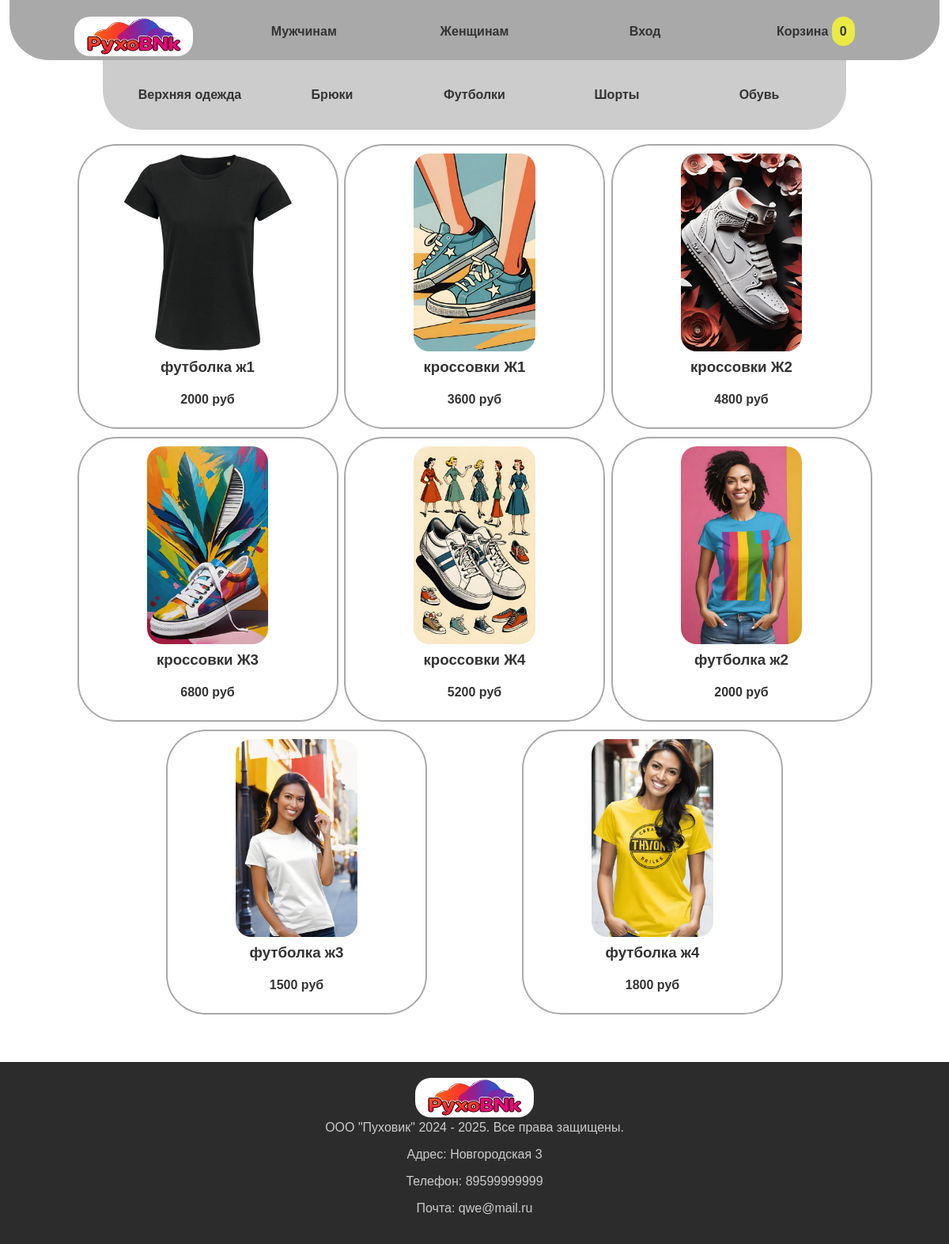
The page /forwoman/ on the database its author committed.
### app/models.py (models this page shows, shortened)
class Category(models.Model):
    name = models.CharField(max_length=50, verbose_name='Название')

class Tovar(models.Model):
    group = models.ForeignKey(to=Group ,blank=True, null=True, on_delete=models.SET_NULL)
    name = models.CharField(max_length=50, verbose_name='Название')
    price = models.IntegerField(verbose_name='Цена', default=0)
    colors = models.ForeignKey(to=Colors, blank=True, null=True, on_delete=models.SET_NULL)
    size = models.ManyToManyField(to=Size, verbose_name='Размер')
    image = models.FileField(verbose_name='Изображение', upload_to='img/', null=True, blank=True)
    discount = models.IntegerField(verbose_name='Скидка', null=True, blank=True, default=0)
    category = models.ForeignKey(to=Category, on_delete=models.SET_NULL, null=True, blank=True)

### app/views.py (the view)
# urls.py: path('forwoman/', views.forwoman, name='forwoman'),
def forwoman(request):
    items = Tovar.objects.filter(group__id=2)
    itemslen = len(items)
    cat = Category.objects.all()
    size = Size.objects.all()
    carts = Cart.objects.filter(user_id=request.user.id)
    c = 0
    for one in carts:
        c += one.count
    data = {'items': items, 'cat': cat, 'group': 2, 'size': size,'itemslen': itemslen,'c':c,'carts':carts}
    return render(request, 'catalog.html',data)

### templates/catalog.html (shortened to what this page needs)
{% extends 'index.html' %}
{% load static %}
{% block content %}
    <div class="categorii">
        {% for one in cat %}
            <div>
            {% if group == 1 %}
                <a href="{% url 'formancat' one.name %}">{{ one.name }}</a>
            {% else %}
                <a href="{% url 'forwomancat' one.name %}">{{ one.name }}</a>
            {% endif %}
            </div>
        {% endfor %}
    </div>
    <br>
    <div class="main-catalog">
            {% for one in items %}
                <div class="card">
                <a class="tovar" href="{% url 'otovare' one.name %}">
                    <img src="{% static one.image %}" alt="" height="250px" width="auto">
                    <h3 class="incard_name">{{ one.name }}</h3>
                    <p>{{ one.price }} руб</p>
                </a>
                </div>
            {% endfor %}
    </div>
{% endblock %}

### app/static/css/Menu.css (style rules this page uses)
body { margin: auto; margin-top: 0px; font-family: Gill Sans, sans-serif; width: 100%; text-align: center; height: 100%; }
img { border-radius: 20px; padding: 0px; margin: 0px; }

### app/static/css/catalog.css (style rules this page uses)
.main-catalog { display: flex; margin: auto; flex-direction: row; align-items: center; justify-content: space-evenly; flex-wrap: wrap; width: 85%; }
.card { width: 30%; border: 2px solid darkgrey; border-radius: 50px; text-align: center; margin-bottom: 10px; padding: 10px; }
.tovar { text-decoration: none; color: #333; font-weight: bold; transition: background-color 0.5s ease; }
.incard_name { width: 50%; margin: auto; padding: 5px; text-align: center; }
.categorii { display: flex; width: 75%; margin: auto; margin-top: 0px; padding: 20px; background-color: #cccccc; border-bottom-left-radius: 50px; border-bottom-right-radius: 50px; }
.categorii div { width: 80%; padding: 15px; border-radius: 20px; }
.categorii div a { display: block; text-decoration: none; color: #333; font-weight: bold; transition: background-color 0.5s ease; border-radius: 25px; font-size: 1rem; }

### rows shown on the page
Category: name "Верхняя одежда"
Category: name "Брюки"
Category: name "Футболки"
Category: name "Шорты"
Category: name "Обувь"
Tovar: image (picture), name "футболка ж1", price "2000"
Tovar: image (picture), name "кроссовки Ж1", price "3600"
Tovar: image (picture), name "кроссовки Ж2", price "4800"
Tovar: image (picture), name "кроссовки Ж3", price "6800"
Tovar: image (picture), name "кроссовки Ж4", price "5200"
Tovar: image (picture), name "футболка ж2", price "2000"
Tovar: image (picture), name "футболка ж3", price "1500"
Tovar: image (picture), name "футболка ж4", price "1800"

### other values the page prints
{{ c }} "0"
